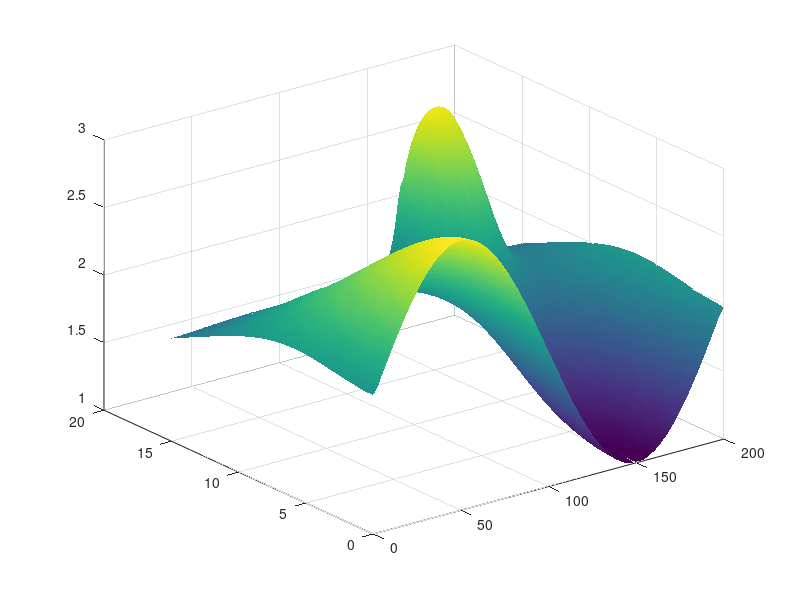
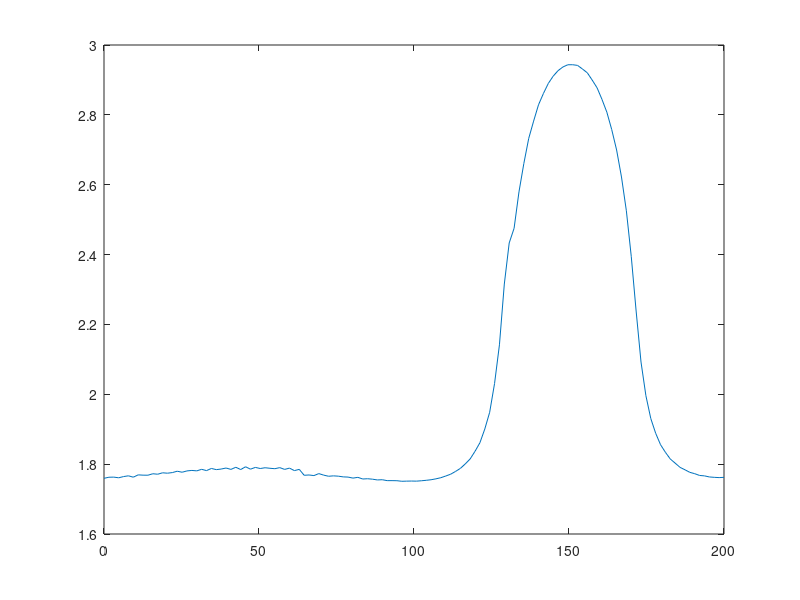

Write MATLAB code to recreate these figures, in order.
%%%%%%%%%%%%%%%%%%%%%%%%%%%%%%%%%%%%%%%%%%%%%%%%%%%%%%%%%%%%%%%%%%%%%%%%%%%
%-% ------------------------------------------------------------------- %-%
%-% Approximates a solution to the 1D SW equations given by the system  %-%
%-% (h)_t + (uh)_x = 0 (1)                                              %-%
%-% (uh)_t + (u^2h + 0.5gh^2)_x = 0, (2)                                %-%
%-% sine wave initial depth h(x,0) = 2 + sin((pi/100)x) initial         %-%
%-% velocity of u(x,0) = 0. Periodic boundary conditions on [0,200] are %-%
%-% assumed, andthe approximation is done by a Fourier pseudospectral   %-%
%-% method, with a RK4 time stepping. No hyperviscosity is used         %-%
%-% (solution stays smooth).                                            %-%
%-% ------------------------------------------------------------------- %-%
%-% Author: Maurice S. Fabien, University of Washington (Jan-Jun 2014)  %-%
%-%                          , Rice University          (2014-    )     %-%
%-% Email : fabien@rice.edu                                             %-%
%-% GitHub: https://github.com/msfabien/                                %-%
%-% ------------------------------------------------------------------- %-%
%%%%%%%%%%%%%%%%%%%%%%%%%%%%%%%%%%%%%%%%%%%%%%%%%%%%%%%%%%%%%%%%%%%%%%%%%%%
function Code_Listing_5_3_4()
    clear all; close all; clc;
    N = 2^(7); g = 9.81;
    L = 200.0; B = L/(2*pi); %Domain rescale factor
    Tfin = 15.0; dt = 1e-1; nmax = floor(Tfin/dt);
    x = linspace( 0, L, N )';
    h = 2.0 + sin((2*pi/L) * x); %Initial depth
    u = zeros(size(h)); %Initial velocity
    uh = u.*h; %Initial discharge
    k = [0:N/2-1 0 -N/2+1:-1]';  qq = 1;
    %Pseudospectrally evaluate spatial derivatives.
    RHS_h = @(h,uh)  -real(ifft(1i*k.*fft(uh))); %RHS for (1)
    RHS_uh = @(h,uh) -real(ifft(1i*k.*fft(uh.^2./h+0.5*g*h.^2))); %RHS for (2)
    for jj = 1 : nmax
        k1 = (dt/B)*RHS_h(h ,uh); %Update h via RK4
        k2 = (dt/B)*RHS_h(h + k1/2,uh);
        k3 = (dt/B)*RHS_h(h + k2/2,uh);
        k4 = (dt/B)*RHS_h(h + k3 ,uh);
        h = h + (1/6)*( k1 + 2*(k2 + k3) + k4 );
        k1 = (dt/B)*RHS_uh(h,uh); %Update uh via RK4
        k2 = (dt/B)*RHS_uh(h,uh + k1/2);
        k3 = (dt/B)*RHS_uh(h,uh + k2/2);
        k4 = (dt/B)*RHS_uh(h,uh + k3);
        uh = uh + (1/6)*( k1 + 2*(k2 + k3) + k4 );
        if (mod(jj,5) == 0)
            H(:,qq) = h;    %depth
            UH(:,qq) = uh;  %momentum
            qq = qq + 1;
        end
    end
    [X,T] = meshgrid(x,linspace(0,Tfin,size(H,2)));
    figure(1), surf(X,T,H'), shading interp
    figure(2), plot(x,h)
end